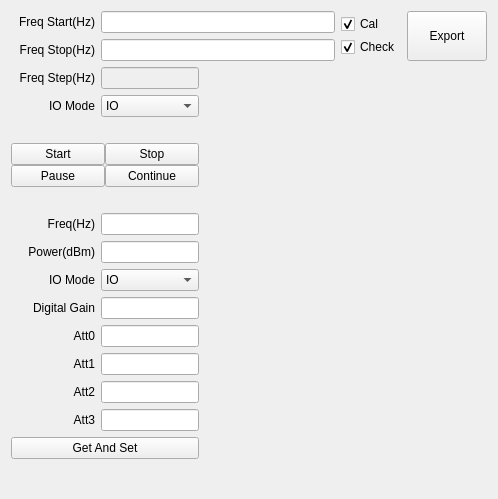
<?xml version="1.0" encoding="UTF-8"?>
<ui version="4.0">
 <class>QCalTXPwrDlg</class>
 <widget class="QWidget" name="QCalTXPwrDlg">
  <property name="geometry">
   <rect>
    <x>0</x>
    <y>0</y>
    <width>498</width>
    <height>499</height>
   </rect>
  </property>
  <property name="windowTitle">
   <string>Form</string>
  </property>
  <layout class="QVBoxLayout" name="verticalLayout_2" stretch="0,1">
   <item>
    <layout class="QHBoxLayout" name="horizontalLayout_2" stretch="10,0,1">
     <item>
      <layout class="QVBoxLayout" name="verticalLayoutFreqStarStop">
       <item>
        <layout class="QHBoxLayout" name="horizontalLayoutFreqStar">
         <item>
          <widget class="QLabel" name="labelFreqStar">
           <property name="sizePolicy">
            <sizepolicy hsizetype="Fixed" vsizetype="Fixed">
             <horstretch>0</horstretch>
             <verstretch>0</verstretch>
            </sizepolicy>
           </property>
           <property name="minimumSize">
            <size>
             <width>84</width>
             <height>16</height>
            </size>
           </property>
           <property name="text">
            <string>Freq Start(Hz)</string>
           </property>
           <property name="alignment">
            <set>Qt::AlignRight|Qt::AlignTrailing|Qt::AlignVCenter</set>
           </property>
           <property name="buddy">
            <cstring>lineEditFreqStar</cstring>
           </property>
          </widget>
         </item>
         <item>
          <widget class="QLineEdit" name="lineEditFreqStar"/>
         </item>
        </layout>
       </item>
       <item>
        <layout class="QHBoxLayout" name="horizontalLayoutFreqStop">
         <item>
          <widget class="QLabel" name="labelFreqStop">
           <property name="sizePolicy">
            <sizepolicy hsizetype="Fixed" vsizetype="Fixed">
             <horstretch>0</horstretch>
             <verstretch>0</verstretch>
            </sizepolicy>
           </property>
           <property name="minimumSize">
            <size>
             <width>84</width>
             <height>16</height>
            </size>
           </property>
           <property name="text">
            <string>Freq Stop(Hz)</string>
           </property>
           <property name="alignment">
            <set>Qt::AlignRight|Qt::AlignTrailing|Qt::AlignVCenter</set>
           </property>
           <property name="buddy">
            <cstring>lineEditFreqStop</cstring>
           </property>
          </widget>
         </item>
         <item>
          <widget class="QLineEdit" name="lineEditFreqStop"/>
         </item>
        </layout>
       </item>
      </layout>
     </item>
     <item>
      <layout class="QVBoxLayout" name="verticalLayoutStarPaus_2">
       <property name="spacing">
        <number>0</number>
       </property>
       <item>
        <widget class="QCheckBox" name="checkBoxCal">
         <property name="sizePolicy">
          <sizepolicy hsizetype="Fixed" vsizetype="Fixed">
           <horstretch>0</horstretch>
           <verstretch>0</verstretch>
          </sizepolicy>
         </property>
         <property name="text">
          <string>Cal</string>
         </property>
         <property name="checked">
          <bool>true</bool>
         </property>
        </widget>
       </item>
       <item>
        <widget class="QCheckBox" name="checkBoxCheck">
         <property name="sizePolicy">
          <sizepolicy hsizetype="Fixed" vsizetype="Fixed">
           <horstretch>0</horstretch>
           <verstretch>0</verstretch>
          </sizepolicy>
         </property>
         <property name="text">
          <string>Check</string>
         </property>
         <property name="checked">
          <bool>true</bool>
         </property>
        </widget>
       </item>
      </layout>
     </item>
     <item>
      <widget class="QPushButton" name="pushButtonExport">
       <property name="sizePolicy">
        <sizepolicy hsizetype="Expanding" vsizetype="Expanding">
         <horstretch>0</horstretch>
         <verstretch>0</verstretch>
        </sizepolicy>
       </property>
       <property name="text">
        <string>Export</string>
       </property>
      </widget>
     </item>
    </layout>
   </item>
   <item>
    <layout class="QHBoxLayout" name="horizontalLayout2" stretch="1,10">
     <item>
      <layout class="QVBoxLayout" name="verticalLayout1">
       <item>
        <layout class="QHBoxLayout" name="horizontalLayoutFreqStep">
         <item>
          <widget class="QLabel" name="labelFreqStep">
           <property name="sizePolicy">
            <sizepolicy hsizetype="Fixed" vsizetype="Fixed">
             <horstretch>0</horstretch>
             <verstretch>0</verstretch>
            </sizepolicy>
           </property>
           <property name="minimumSize">
            <size>
             <width>84</width>
             <height>16</height>
            </size>
           </property>
           <property name="text">
            <string>Freq Step(Hz)</string>
           </property>
           <property name="alignment">
            <set>Qt::AlignRight|Qt::AlignTrailing|Qt::AlignVCenter</set>
           </property>
           <property name="buddy">
            <cstring>lineEditFreqStep</cstring>
           </property>
          </widget>
         </item>
         <item>
          <widget class="QLineEdit" name="lineEditFreqStep">
           <property name="enabled">
            <bool>false</bool>
           </property>
           <property name="sizePolicy">
            <sizepolicy hsizetype="Expanding" vsizetype="Fixed">
             <horstretch>0</horstretch>
             <verstretch>0</verstretch>
            </sizepolicy>
           </property>
           <property name="readOnly">
            <bool>true</bool>
           </property>
          </widget>
         </item>
        </layout>
       </item>
       <item>
        <layout class="QHBoxLayout" name="horizontalLayoutRefMethod" stretch="0,0">
         <item>
          <widget class="QLabel" name="labelCalIOMode">
           <property name="sizePolicy">
            <sizepolicy hsizetype="Fixed" vsizetype="Fixed">
             <horstretch>0</horstretch>
             <verstretch>0</verstretch>
            </sizepolicy>
           </property>
           <property name="minimumSize">
            <size>
             <width>84</width>
             <height>16</height>
            </size>
           </property>
           <property name="text">
            <string>IO Mode</string>
           </property>
           <property name="alignment">
            <set>Qt::AlignRight|Qt::AlignTrailing|Qt::AlignVCenter</set>
           </property>
           <property name="buddy">
            <cstring>lineEditFreqStep</cstring>
           </property>
          </widget>
         </item>
         <item>
          <widget class="QComboBox" name="comboBoxCalIOMode">
           <item>
            <property name="text">
             <string>IO</string>
            </property>
           </item>
           <item>
            <property name="text">
             <string>OUTPUT</string>
            </property>
           </item>
           <item>
            <property name="text">
             <string>IO+OUTPUT</string>
            </property>
           </item>
          </widget>
         </item>
        </layout>
       </item>
       <item>
        <spacer name="verticalSpacer1">
         <property name="orientation">
          <enum>Qt::Vertical</enum>
         </property>
         <property name="sizeType">
          <enum>QSizePolicy::Fixed</enum>
         </property>
         <property name="sizeHint" stdset="0">
          <size>
           <width>20</width>
           <height>20</height>
          </size>
         </property>
        </spacer>
       </item>
       <item>
        <layout class="QHBoxLayout" name="horizontalLayoutThreadCtrl">
         <property name="spacing">
          <number>0</number>
         </property>
         <item>
          <layout class="QVBoxLayout" name="verticalLayoutStarPaus">
           <property name="spacing">
            <number>0</number>
           </property>
           <item>
            <widget class="QPushButton" name="pushButtonStar">
             <property name="sizePolicy">
              <sizepolicy hsizetype="Expanding" vsizetype="Fixed">
               <horstretch>0</horstretch>
               <verstretch>0</verstretch>
              </sizepolicy>
             </property>
             <property name="text">
              <string>Start</string>
             </property>
            </widget>
           </item>
           <item>
            <widget class="QPushButton" name="pushButtonPaus">
             <property name="sizePolicy">
              <sizepolicy hsizetype="Expanding" vsizetype="Fixed">
               <horstretch>0</horstretch>
               <verstretch>0</verstretch>
              </sizepolicy>
             </property>
             <property name="text">
              <string>Pause</string>
             </property>
            </widget>
           </item>
          </layout>
         </item>
         <item>
          <layout class="QVBoxLayout" name="verticalLayoutStopCont">
           <property name="spacing">
            <number>0</number>
           </property>
           <item>
            <widget class="QPushButton" name="pushButtonStop">
             <property name="sizePolicy">
              <sizepolicy hsizetype="Expanding" vsizetype="Fixed">
               <horstretch>0</horstretch>
               <verstretch>0</verstretch>
              </sizepolicy>
             </property>
             <property name="text">
              <string>Stop</string>
             </property>
            </widget>
           </item>
           <item>
            <widget class="QPushButton" name="pushButtonCont">
             <property name="sizePolicy">
              <sizepolicy hsizetype="Expanding" vsizetype="Fixed">
               <horstretch>0</horstretch>
               <verstretch>0</verstretch>
              </sizepolicy>
             </property>
             <property name="text">
              <string>Continue</string>
             </property>
            </widget>
           </item>
          </layout>
         </item>
        </layout>
       </item>
       <item>
        <spacer name="verticalSpacer2">
         <property name="orientation">
          <enum>Qt::Vertical</enum>
         </property>
         <property name="sizeType">
          <enum>QSizePolicy::Fixed</enum>
         </property>
         <property name="sizeHint" stdset="0">
          <size>
           <width>20</width>
           <height>20</height>
          </size>
         </property>
        </spacer>
       </item>
       <item>
        <layout class="QHBoxLayout" name="horizontalLayoutFreq">
         <item>
          <widget class="QLabel" name="labelFreq">
           <property name="sizePolicy">
            <sizepolicy hsizetype="Fixed" vsizetype="Fixed">
             <horstretch>0</horstretch>
             <verstretch>0</verstretch>
            </sizepolicy>
           </property>
           <property name="minimumSize">
            <size>
             <width>84</width>
             <height>16</height>
            </size>
           </property>
           <property name="text">
            <string>Freq(Hz)</string>
           </property>
           <property name="alignment">
            <set>Qt::AlignRight|Qt::AlignTrailing|Qt::AlignVCenter</set>
           </property>
           <property name="buddy">
            <cstring>lineEditFreq</cstring>
           </property>
          </widget>
         </item>
         <item>
          <widget class="QLineEdit" name="lineEditFreq">
           <property name="sizePolicy">
            <sizepolicy hsizetype="Expanding" vsizetype="Fixed">
             <horstretch>0</horstretch>
             <verstretch>0</verstretch>
            </sizepolicy>
           </property>
          </widget>
         </item>
        </layout>
       </item>
       <item>
        <layout class="QHBoxLayout" name="horizontalLayoutDC_I">
         <item>
          <widget class="QLabel" name="labelPower">
           <property name="sizePolicy">
            <sizepolicy hsizetype="Fixed" vsizetype="Fixed">
             <horstretch>0</horstretch>
             <verstretch>0</verstretch>
            </sizepolicy>
           </property>
           <property name="minimumSize">
            <size>
             <width>84</width>
             <height>16</height>
            </size>
           </property>
           <property name="text">
            <string>Power(dBm)</string>
           </property>
           <property name="alignment">
            <set>Qt::AlignRight|Qt::AlignTrailing|Qt::AlignVCenter</set>
           </property>
           <property name="buddy">
            <cstring>lineEditPower</cstring>
           </property>
          </widget>
         </item>
         <item>
          <widget class="QLineEdit" name="lineEditPower">
           <property name="sizePolicy">
            <sizepolicy hsizetype="Expanding" vsizetype="Fixed">
             <horstretch>0</horstretch>
             <verstretch>0</verstretch>
            </sizepolicy>
           </property>
          </widget>
         </item>
        </layout>
       </item>
       <item>
        <layout class="QHBoxLayout" name="horizontalLayoutDC_Q">
         <item>
          <widget class="QLabel" name="labelIOMode">
           <property name="sizePolicy">
            <sizepolicy hsizetype="Fixed" vsizetype="Fixed">
             <horstretch>0</horstretch>
             <verstretch>0</verstretch>
            </sizepolicy>
           </property>
           <property name="minimumSize">
            <size>
             <width>84</width>
             <height>16</height>
            </size>
           </property>
           <property name="text">
            <string>IO Mode</string>
           </property>
           <property name="alignment">
            <set>Qt::AlignRight|Qt::AlignTrailing|Qt::AlignVCenter</set>
           </property>
          </widget>
         </item>
         <item>
          <widget class="QComboBox" name="comboBoxIOMode">
           <item>
            <property name="text">
             <string>IO</string>
            </property>
           </item>
           <item>
            <property name="text">
             <string>OUTPUT</string>
            </property>
           </item>
          </widget>
         </item>
        </layout>
       </item>
       <item>
        <layout class="QHBoxLayout" name="horizontalLayoutDC_Q_2">
         <item>
          <widget class="QLabel" name="labelDGain">
           <property name="sizePolicy">
            <sizepolicy hsizetype="Fixed" vsizetype="Fixed">
             <horstretch>0</horstretch>
             <verstretch>0</verstretch>
            </sizepolicy>
           </property>
           <property name="minimumSize">
            <size>
             <width>84</width>
             <height>16</height>
            </size>
           </property>
           <property name="text">
            <string>Digital Gain</string>
           </property>
           <property name="alignment">
            <set>Qt::AlignRight|Qt::AlignTrailing|Qt::AlignVCenter</set>
           </property>
          </widget>
         </item>
         <item>
          <widget class="QLineEdit" name="lineEditDGain">
           <property name="sizePolicy">
            <sizepolicy hsizetype="Expanding" vsizetype="Fixed">
             <horstretch>0</horstretch>
             <verstretch>0</verstretch>
            </sizepolicy>
           </property>
           <property name="maximumSize">
            <size>
             <width>150</width>
             <height>16777215</height>
            </size>
           </property>
          </widget>
         </item>
        </layout>
       </item>
       <item>
        <layout class="QHBoxLayout" name="horizontalLayoutDC_Q_3">
         <item>
          <widget class="QLabel" name="labelAtt0">
           <property name="sizePolicy">
            <sizepolicy hsizetype="Fixed" vsizetype="Fixed">
             <horstretch>0</horstretch>
             <verstretch>0</verstretch>
            </sizepolicy>
           </property>
           <property name="minimumSize">
            <size>
             <width>84</width>
             <height>16</height>
            </size>
           </property>
           <property name="text">
            <string>Att0</string>
           </property>
           <property name="alignment">
            <set>Qt::AlignRight|Qt::AlignTrailing|Qt::AlignVCenter</set>
           </property>
          </widget>
         </item>
         <item>
          <widget class="QLineEdit" name="lineEditAtt0">
           <property name="sizePolicy">
            <sizepolicy hsizetype="Expanding" vsizetype="Fixed">
             <horstretch>0</horstretch>
             <verstretch>0</verstretch>
            </sizepolicy>
           </property>
           <property name="maximumSize">
            <size>
             <width>150</width>
             <height>16777215</height>
            </size>
           </property>
          </widget>
         </item>
        </layout>
       </item>
       <item>
        <layout class="QHBoxLayout" name="horizontalLayoutDC_Q_4">
         <item>
          <widget class="QLabel" name="labelAtt1">
           <property name="sizePolicy">
            <sizepolicy hsizetype="Fixed" vsizetype="Fixed">
             <horstretch>0</horstretch>
             <verstretch>0</verstretch>
            </sizepolicy>
           </property>
           <property name="minimumSize">
            <size>
             <width>84</width>
             <height>16</height>
            </size>
           </property>
           <property name="text">
            <string>Att1</string>
           </property>
           <property name="alignment">
            <set>Qt::AlignRight|Qt::AlignTrailing|Qt::AlignVCenter</set>
           </property>
          </widget>
         </item>
         <item>
          <widget class="QLineEdit" name="lineEditAtt1">
           <property name="sizePolicy">
            <sizepolicy hsizetype="Expanding" vsizetype="Fixed">
             <horstretch>0</horstretch>
             <verstretch>0</verstretch>
            </sizepolicy>
           </property>
           <property name="maximumSize">
            <size>
             <width>150</width>
             <height>16777215</height>
            </size>
           </property>
          </widget>
         </item>
        </layout>
       </item>
       <item>
        <layout class="QHBoxLayout" name="horizontalLayoutDC_Q_5">
         <item>
          <widget class="QLabel" name="labelAtt2">
           <property name="sizePolicy">
            <sizepolicy hsizetype="Fixed" vsizetype="Fixed">
             <horstretch>0</horstretch>
             <verstretch>0</verstretch>
            </sizepolicy>
           </property>
           <property name="minimumSize">
            <size>
             <width>84</width>
             <height>16</height>
            </size>
           </property>
           <property name="text">
            <string>Att2</string>
           </property>
           <property name="alignment">
            <set>Qt::AlignRight|Qt::AlignTrailing|Qt::AlignVCenter</set>
           </property>
          </widget>
         </item>
         <item>
          <widget class="QLineEdit" name="lineEditAtt2">
           <property name="sizePolicy">
            <sizepolicy hsizetype="Expanding" vsizetype="Fixed">
             <horstretch>0</horstretch>
             <verstretch>0</verstretch>
            </sizepolicy>
           </property>
           <property name="maximumSize">
            <size>
             <width>150</width>
             <height>16777215</height>
            </size>
           </property>
          </widget>
         </item>
        </layout>
       </item>
       <item>
        <layout class="QHBoxLayout" name="horizontalLayoutDC_Q_6">
         <item>
          <widget class="QLabel" name="labelAtt3">
           <property name="sizePolicy">
            <sizepolicy hsizetype="Fixed" vsizetype="Fixed">
             <horstretch>0</horstretch>
             <verstretch>0</verstretch>
            </sizepolicy>
           </property>
           <property name="minimumSize">
            <size>
             <width>84</width>
             <height>16</height>
            </size>
           </property>
           <property name="text">
            <string>Att3</string>
           </property>
           <property name="alignment">
            <set>Qt::AlignRight|Qt::AlignTrailing|Qt::AlignVCenter</set>
           </property>
          </widget>
         </item>
         <item>
          <widget class="QLineEdit" name="lineEditAtt3">
           <property name="sizePolicy">
            <sizepolicy hsizetype="Expanding" vsizetype="Fixed">
             <horstretch>0</horstretch>
             <verstretch>0</verstretch>
            </sizepolicy>
           </property>
           <property name="maximumSize">
            <size>
             <width>150</width>
             <height>16777215</height>
            </size>
           </property>
          </widget>
         </item>
        </layout>
       </item>
       <item>
        <widget class="QPushButton" name="pushButtonGetSet">
         <property name="sizePolicy">
          <sizepolicy hsizetype="Expanding" vsizetype="Fixed">
           <horstretch>0</horstretch>
           <verstretch>0</verstretch>
          </sizepolicy>
         </property>
         <property name="text">
          <string>Get And Set</string>
         </property>
        </widget>
       </item>
       <item>
        <spacer name="verticalSpacer3">
         <property name="orientation">
          <enum>Qt::Vertical</enum>
         </property>
         <property name="sizeHint" stdset="0">
          <size>
           <width>20</width>
           <height>40</height>
          </size>
         </property>
        </spacer>
       </item>
      </layout>
     </item>
     <item>
      <layout class="QVBoxLayout" name="verticalLayout" stretch="1">
       <property name="spacing">
        <number>0</number>
       </property>
       <item>
        <layout class="QHBoxLayout" name="horizontalLayout">
         <property name="spacing">
          <number>0</number>
         </property>
         <item>
          <widget class="QCalR1CTXPwrWidget" name="widgetData" native="true"/>
         </item>
        </layout>
       </item>
      </layout>
     </item>
    </layout>
   </item>
  </layout>
 </widget>
 <customwidgets>
  <customwidget>
   <class>QCalR1CTXPwrWidget</class>
   <extends>QWidget</extends>
   <header>q_cal_tx_pwr_widget.h</header>
   <container>1</container>
  </customwidget>
 </customwidgets>
 <resources/>
 <connections/>
</ui>
